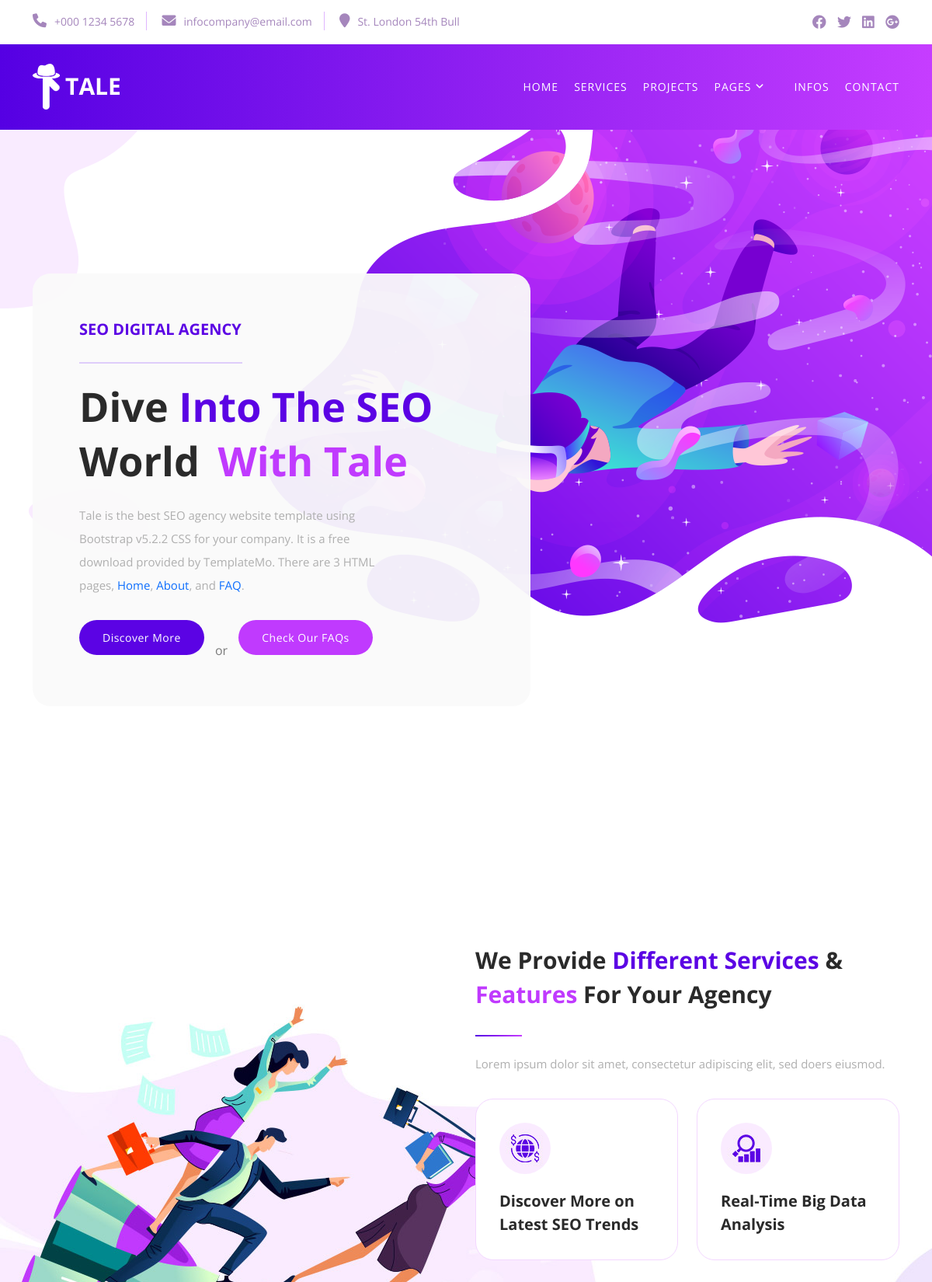
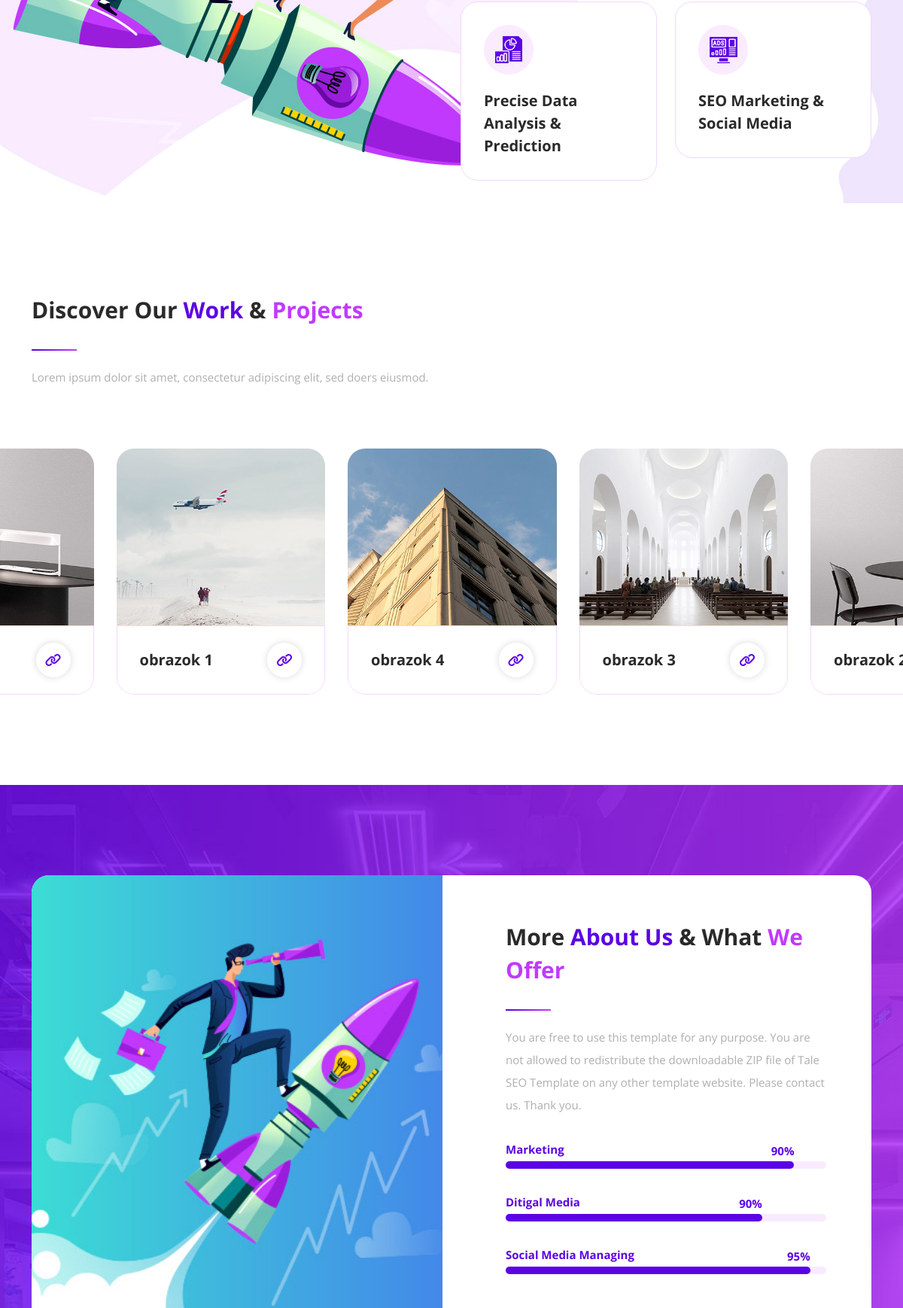
The page / (upper part) on the database its author committed (2 pictures, top to bottom).
### tables this page shows
CREATE TABLE `projekty` (
  `id` int(11) NOT NULL,
  `nazov` varchar(255) NOT NULL,
  `link` varchar(255) NOT NULL,
  `obrazok` varchar(255) NOT NULL,
  `popis` text DEFAULT NULL,
  `datum_vytvorenia` timestamp NOT NULL DEFAULT current_timestamp()
);

### partials/slider.php (the view, shortened to what this page needs)
 <?php include 'inc/database.php'; ?>
 <div class="projects section" id="projects">
    <div class="container">
      <div class="row">
        <div class="col-lg-6">
          <div class="section-heading">
            <h2>Discover Our <em>Work</em> &amp; <span>Projects</span></h2>
            <div class="line-dec"></div>
            <p>Lorem ipsum dolor sit amet, consectetur adipiscing elit, sed doers eiusmod.</p>
          </div>
        </div>
      </div>
    </div>
    <div class="container-fluid">
      <div class="row">
        <div class="col-lg-12">
          <div class="owl-features owl-carousel">
<?php
    $sql = "SELECT * FROM projekty ORDER BY datum_vytvorenia DESC LIMIT 5";
    $result = $conn->query($sql);
    if ($result->num_rows > 0) {
        while ($row = $result->fetch_assoc()) {
            echo '<div class="item">';
         echo '<img src="' . $row["obrazok"] . '" alt="">';
         echo '<div class="down-content">';
            echo '<h4>' . $row["nazov"] . '</h4>';
            echo '<a href="' . $row["link"] . '"><i class="fa fa-link"></i></a>';
            echo '</div>';
            echo '</div>';
        }
    } else {
        echo "Žiadne projekty sa nenašli.";
    }
?>
          </div>
        </div>
      </div>
    </div>
  </div>

### partials/header.php (shortened to what this page needs)
<!DOCTYPE html>
<html lang="en">
  <head>
    <link href="vendor/bootstrap/css/bootstrap.min.css" rel="stylesheet">
    <link rel="stylesheet" href="assets/css/fontawesome.css">
    <link rel="stylesheet" href="assets/css/templatemo-tale-seo-agency.css">
    <link rel="stylesheet" href="assets/css/owl.css">
    <link rel="stylesheet" href="assets/css/animate.css">
    <link rel="stylesheet"href="https://unpkg.com/swiper@7/swiper-bundle.min.css"/>
  </head>
<body>
  <div class="pre-header">
    <div class="container">
      <div class="row">
        <div class="col-lg-8 col-sm-9">
          <div class="left-info">
            <ul>
              <li><a href="#"><i class="fa fa-phone"></i>+000 1234 5678</a></li>
              <li><a href="#"><i class="fa fa-envelope"></i>infocompany@email.com</a></li>
              <li><a href="#"><i class="fa fa-map-marker"></i>St. London 54th Bull</a></li>
            </ul>
          </div>
        </div>
        <div class="col-lg-4 col-sm-3">
          <div class="social-icons">
            <ul>
              <li><a href="#"><i class="fab fa-facebook"></i></a></li>
              <li><a href="#"><i class="fab fa-twitter"></i></a></li>
              <li><a href="#"><i class="fab fa-linkedin"></i></a></li>
              <li><a href="#"><i class="fab fa-google-plus"></i></a></li>
            </ul>
          </div>
        </div>
      </div>
    </div>
  </div>
  <header class="header-area header-sticky">
    <div class="container">
        <div class="row">
            <div class="col-12">
                <nav class="main-nav">
                    <a href="index.php" class="logo">
                        <img src="assets/images/logo.png" alt="" style="max-width: 112px;">
                    </a>
                    <ul class="nav">
                      <li ><a href="index.php#top" class="<?php if($page =='deals'){echo 'active';}?>">Home</a></li>
                      <li ><a href="index.php#services" class="<?php if($page =='deals'){echo 'active';}?>">Services</a></li>
                      <li ><a href="index.php#projects" class="<?php if($page =='deals'){echo 'active';}?>">Projects</a></li>
                      <li class="has-sub">
                          <a href="javascript:void(0)">Pages</a>
                      </li>
                      <li class="scroll-to-section"><a href="#infos">Infos</a></li>
                      <li class="scroll-to-section"><a href="#contact">Contact</a></li>
                  </ul>
                </nav>
            </div>
        </div>
    </div>
  </header>

### index.php (shortened to what this page needs)
<?php include 'partials/header.php';?>
  <div class="main-banner" id="top">
    <div class="container">
      <div class="row">
        <div class="col-lg-7">
          <div class="caption header-text">
            <h6>SEO DIGITAL AGENCY</h6>
            <div class="line-dec"></div>
            <h4>Dive <em>Into The SEO</em> World <span>With Tale</span></h4>
            <p>Tale is the best SEO agency website template using Bootstrap v5.2.2 CSS for your company. It is a free download provided by TemplateMo. There are 3 HTML pages, <a href="index.php">Home</a>, <a href="about.php">About</a>, and <a href="faqs.php">FAQ</a>.</p>
            <div class="main-button scroll-to-section"><a href="#services">Discover More</a></div>
            <span>or</span>
            <div class="second-button"><a href="faqs.php">Check our FAQs</a></div>
          </div>
        </div>
      </div>
    </div>
  </div>
  <div class="services section" id="services">
    <div class="container">
      <div class="row">
        <div class="col-lg-6 offset-lg-6">
          <div class="row">
            <div class="col-lg-12">
              <div class="section-heading">
                <h2>We Provide <em>Different Services</em> &amp;
                  <span>Features</span> For Your Agency</h2>
                  <div class="line-dec"></div>
                  <p>Lorem ipsum dolor sit amet, consectetur adipiscing elit, sed doers eiusmod.</p>
              </div>
            </div>
            <div class="col-lg-6 col-sm-6">
              <div class="service-item">
                <div class="icon">
                  <img src="assets/images/services-01.jpg" alt="discover SEO" class="templatemo-feature">
                </div>
                <h4>Discover More on Latest SEO Trends</h4>
              </div>
            </div>
            <div class="col-lg-6 col-sm-6">
              <div class="service-item">
                <div class="icon">
                  <img src="assets/images/services-02.jpg" alt="data analysis" class="templatemo-feature">
                </div>
                <h4>Real-Time Big Data Analysis</h4>
              </div>
            </div>
            <div class="col-lg-6 col-sm-6">
              <div class="service-item">
                <div class="icon">
                  <img src="assets/images/services-03.jpg" alt="precise data" class="templatemo-feature">
                </div>
                <h4>Precise Data Analysis &amp; Prediction</h4>
              </div>
            </div>
            <div class="col-lg-6 col-sm-6">
              <div class="service-item">
                <div class="icon">
                  <img src="assets/images/services-04.jpg" alt="SEO marketing" class="templatemo-feature">
                </div>
                <h4>SEO Marketing &amp; Social Media</h4>
              </div>
            </div>
          </div>
        </div>
      </div>
    </div>
  </div>
  <?php include 'partials/slider.php';?>
  <div class="infos section" id="infos">
    <div class="container">
      <div class="row">
        <div class="col-lg-12">
          <div class="main-content">
            <div class="row">
              <div class="col-lg-6">
                <div class="left-image">
                </div>
              </div>
              <div class="col-lg-6">
                <div class="section-heading">
                  <h2>More <em>About Us</em> &amp; What <span>We Offer</span></h2>
                  <div class="line-dec"></div>
                  <p>You are free to use this template for any purpose. You are not allowed to redistribute the downloadable ZIP file of Tale SEO Template on any other template website. Please contact us. Thank you.</p>
                </div>
                <div class="skills">
                  <div class="skill-slide marketing">
                    <div class="fill"></div>
                    <h6>Marketing</h6>
                    <span>90%</span>
                  </div>
                  <div class="skill-slide digital">
                    <div class="fill"></div>
                    <h6>Ditigal Media</h6>
                    <span>90%</span>
                  </div>
                  <div class="skill-slide media">
                    <div class="fill"></div>
                    <h6>Social Media Managing</h6>
                    <span>95%</span>
                  </div>
                </div>
              </div>
            </div>
          </div>
        </div>
      </div>
    </div>
  </div>
  </body>
</html>

### rows shown on the page
projekty: shows a picture, nazov "obrazok 4"
projekty: shows a picture, nazov "obrazok 3"
projekty: obrazok (picture), nazov "obrazok…"
projekty: shows a picture, nazov "obrazok 1"
